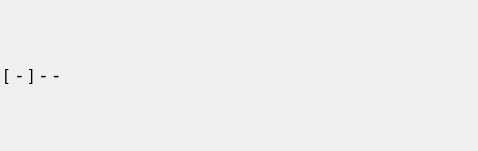
<?xml version="1.0" encoding="UTF-8"?>
<ui version="4.0">
 <class>WordZClass</class>
 <widget class="QWidget" name="WordZClass">
  <property name="geometry">
   <rect>
    <x>0</x>
    <y>0</y>
    <width>478</width>
    <height>151</height>
   </rect>
  </property>
  <property name="sizePolicy">
   <sizepolicy hsizetype="Minimum" vsizetype="Minimum">
    <horstretch>0</horstretch>
    <verstretch>0</verstretch>
   </sizepolicy>
  </property>
  <property name="font">
   <font>
    <pointsize>12</pointsize>
   </font>
  </property>
  <property name="windowTitle">
   <string>WordZ</string>
  </property>
  <layout class="QVBoxLayout" name="verticalLayout_2">
   <property name="leftMargin">
    <number>4</number>
   </property>
   <property name="topMargin">
    <number>4</number>
   </property>
   <property name="rightMargin">
    <number>4</number>
   </property>
   <property name="bottomMargin">
    <number>4</number>
   </property>
   <item>
    <layout class="QVBoxLayout" name="verticalLayout">
     <item>
      <layout class="QHBoxLayout" name="horizontalLayout">
       <item>
        <widget class="QLabel" name="label">
         <property name="sizePolicy">
          <sizepolicy hsizetype="Fixed" vsizetype="Preferred">
           <horstretch>0</horstretch>
           <verstretch>0</verstretch>
          </sizepolicy>
         </property>
         <property name="text">
          <string>[</string>
         </property>
        </widget>
       </item>
       <item>
        <widget class="QLabel" name="wordLabel">
         <property name="sizePolicy">
          <sizepolicy hsizetype="Fixed" vsizetype="Preferred">
           <horstretch>0</horstretch>
           <verstretch>0</verstretch>
          </sizepolicy>
         </property>
         <property name="font">
          <font>
           <pointsize>14</pointsize>
          </font>
         </property>
         <property name="text">
          <string>-</string>
         </property>
         <property name="alignment">
          <set>Qt::AlignCenter</set>
         </property>
        </widget>
       </item>
       <item>
        <widget class="QLabel" name="label_2">
         <property name="sizePolicy">
          <sizepolicy hsizetype="Fixed" vsizetype="Preferred">
           <horstretch>0</horstretch>
           <verstretch>0</verstretch>
          </sizepolicy>
         </property>
         <property name="text">
          <string>]</string>
         </property>
        </widget>
       </item>
       <item>
        <widget class="QLabel" name="pronLabel">
         <property name="sizePolicy">
          <sizepolicy hsizetype="Fixed" vsizetype="Preferred">
           <horstretch>0</horstretch>
           <verstretch>0</verstretch>
          </sizepolicy>
         </property>
         <property name="font">
          <font>
           <pointsize>14</pointsize>
          </font>
         </property>
         <property name="text">
          <string>-</string>
         </property>
         <property name="alignment">
          <set>Qt::AlignCenter</set>
         </property>
        </widget>
       </item>
       <item>
        <widget class="QLabel" name="translationsLabel">
         <property name="sizePolicy">
          <sizepolicy hsizetype="Expanding" vsizetype="Preferred">
           <horstretch>0</horstretch>
           <verstretch>0</verstretch>
          </sizepolicy>
         </property>
         <property name="font">
          <font>
           <pointsize>14</pointsize>
          </font>
         </property>
         <property name="text">
          <string>-</string>
         </property>
         <property name="alignment">
          <set>Qt::AlignLeading|Qt::AlignLeft|Qt::AlignVCenter</set>
         </property>
        </widget>
       </item>
      </layout>
     </item>
    </layout>
   </item>
  </layout>
 </widget>
 <layoutdefault spacing="6" margin="11"/>
 <resources/>
 <connections/>
</ui>
